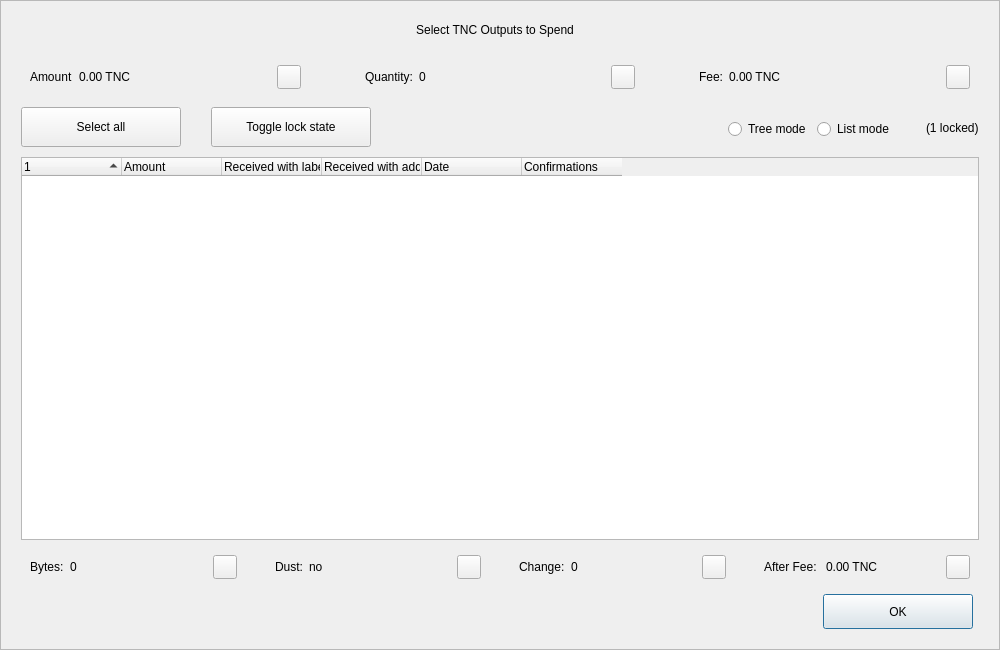
<?xml version="1.0" encoding="UTF-8"?>
<ui version="4.0">
 <class>CoinControlDialog</class>
 <widget class="QDialog" name="CoinControlDialog">
  <property name="geometry">
   <rect>
    <x>0</x>
    <y>0</y>
    <width>1000</width>
    <height>650</height>
   </rect>
  </property>
  <property name="minimumSize">
   <size>
    <width>950</width>
    <height>650</height>
   </size>
  </property>
  <property name="windowTitle">
   <string>Coin Selection</string>
  </property>
  <property name="styleSheet">
   <string notr="true"/>
  </property>
  <layout class="QVBoxLayout" name="verticalLayout">
   <property name="spacing">
    <number>0</number>
   </property>
   <property name="leftMargin">
    <number>0</number>
   </property>
   <property name="topMargin">
    <number>0</number>
   </property>
   <property name="rightMargin">
    <number>0</number>
   </property>
   <property name="bottomMargin">
    <number>0</number>
   </property>
   <item>
    <widget class="QFrame" name="frameContainer">
     <property name="toolTipDuration">
      <number>0</number>
     </property>
     <property name="frameShape">
      <enum>QFrame::StyledPanel</enum>
     </property>
     <property name="frameShadow">
      <enum>QFrame::Raised</enum>
     </property>
     <layout class="QVBoxLayout" name="verticalLayout_2">
      <property name="leftMargin">
       <number>0</number>
      </property>
      <property name="rightMargin">
       <number>0</number>
      </property>
      <property name="bottomMargin">
       <number>20</number>
      </property>
      <item>
       <layout class="QHBoxLayout" name="horizontalLayout_12">
        <property name="spacing">
         <number>0</number>
        </property>
        <property name="leftMargin">
         <number>20</number>
        </property>
        <property name="rightMargin">
         <number>30</number>
        </property>
        <item>
         <spacer name="horizontalSpacer_4">
          <property name="orientation">
           <enum>Qt::Horizontal</enum>
          </property>
          <property name="sizeHint" stdset="0">
           <size>
            <width>40</width>
            <height>20</height>
           </size>
          </property>
         </spacer>
        </item>
        <item>
         <widget class="QLabel" name="labelTitle">
          <property name="minimumSize">
           <size>
            <width>0</width>
            <height>40</height>
           </size>
          </property>
          <property name="maximumSize">
           <size>
            <width>16777215</width>
            <height>40</height>
           </size>
          </property>
          <property name="text">
           <string>Select TNC Outputs to Spend</string>
          </property>
          <property name="alignment">
           <set>Qt::AlignCenter</set>
          </property>
          <property name="margin">
           <number>7</number>
          </property>
         </widget>
        </item>
        <item>
         <spacer name="horizontalSpacer_5">
          <property name="orientation">
           <enum>Qt::Horizontal</enum>
          </property>
          <property name="sizeHint" stdset="0">
           <size>
            <width>40</width>
            <height>20</height>
           </size>
          </property>
         </spacer>
        </item>
       </layout>
      </item>
      <item>
       <layout class="QHBoxLayout" name="horizontalLayout_8">
        <property name="leftMargin">
         <number>20</number>
        </property>
        <property name="rightMargin">
         <number>20</number>
        </property>
        <item>
         <widget class="QWidget" name="layoutAmount" native="true">
          <layout class="QHBoxLayout" name="horizontalLayout_9" stretch="0,1,0">
           <item>
            <widget class="QLabel" name="labelCoinControlAmountText">
             <property name="text">
              <string>Amount</string>
             </property>
            </widget>
           </item>
           <item>
            <widget class="QLabel" name="labelCoinControlAmount">
             <property name="text">
              <string>0.00 TNC</string>
             </property>
            </widget>
           </item>
           <item alignment="Qt::AlignHCenter|Qt::AlignVCenter">
            <widget class="QPushButton" name="pushButtonAmount">
             <property name="minimumSize">
              <size>
               <width>0</width>
               <height>24</height>
              </size>
             </property>
             <property name="maximumSize">
              <size>
               <width>24</width>
               <height>26</height>
              </size>
             </property>
             <property name="focusPolicy">
              <enum>Qt::NoFocus</enum>
             </property>
             <property name="styleSheet">
              <string notr="true">padding-bottom:2px;
padding-right:4px;</string>
             </property>
             <property name="text">
              <string/>
             </property>
            </widget>
           </item>
          </layout>
         </widget>
        </item>
        <item>
         <spacer name="horizontalSpacer_2">
          <property name="orientation">
           <enum>Qt::Horizontal</enum>
          </property>
          <property name="sizeType">
           <enum>QSizePolicy::Fixed</enum>
          </property>
          <property name="sizeHint" stdset="0">
           <size>
            <width>40</width>
            <height>20</height>
           </size>
          </property>
         </spacer>
        </item>
        <item>
         <widget class="QWidget" name="layoutQuantity" native="true">
          <layout class="QHBoxLayout" name="horizontalLayout_10" stretch="0,1,0">
           <item>
            <widget class="QLabel" name="labelCoinControlQuantityText">
             <property name="text">
              <string>Quantity:</string>
             </property>
            </widget>
           </item>
           <item>
            <widget class="QLabel" name="labelCoinControlQuantity">
             <property name="text">
              <string>0</string>
             </property>
            </widget>
           </item>
           <item alignment="Qt::AlignHCenter|Qt::AlignVCenter">
            <widget class="QPushButton" name="pushButtonQuantity">
             <property name="minimumSize">
              <size>
               <width>0</width>
               <height>24</height>
              </size>
             </property>
             <property name="maximumSize">
              <size>
               <width>24</width>
               <height>26</height>
              </size>
             </property>
             <property name="focusPolicy">
              <enum>Qt::NoFocus</enum>
             </property>
             <property name="styleSheet">
              <string notr="true">padding-bottom:2px;
               padding-right:4px;</string>
             </property>
             <property name="text">
              <string/>
             </property>
            </widget>
           </item>
          </layout>
         </widget>
        </item>
        <item>
         <spacer name="horizontalSpacer_22">
          <property name="orientation">
           <enum>Qt::Horizontal</enum>
          </property>
          <property name="sizeType">
           <enum>QSizePolicy::Fixed</enum>
          </property>
          <property name="sizeHint" stdset="0">
           <size>
            <width>40</width>
            <height>20</height>
           </size>
          </property>
         </spacer>
        </item>
        <item>
         <widget class="QWidget" name="layoutFee" native="true">
          <layout class="QHBoxLayout" name="horizontalLayout_11" stretch="0,1,0">
           <item>
            <widget class="QLabel" name="labelCoinControlFeeText">
             <property name="text">
              <string>Fee:</string>
             </property>
            </widget>
           </item>
           <item>
            <widget class="QLabel" name="labelCoinControlFee">
             <property name="text">
              <string>0.00 TNC</string>
             </property>
            </widget>
           </item>
           <item alignment="Qt::AlignHCenter|Qt::AlignVCenter">
            <widget class="QPushButton" name="pushButtonFee">
             <property name="minimumSize">
              <size>
               <width>0</width>
               <height>24</height>
              </size>
             </property>
             <property name="maximumSize">
              <size>
               <width>24</width>
               <height>26</height>
              </size>
             </property>
             <property name="focusPolicy">
              <enum>Qt::NoFocus</enum>
             </property>
             <property name="styleSheet">
              <string notr="true">padding-bottom:2px;
               padding-right:4px;</string>
             </property>
             <property name="text">
              <string/>
             </property>
            </widget>
           </item>
          </layout>
         </widget>
        </item>
       </layout>
      </item>
      <item>
       <widget class="QFrame" name="frame">
        <property name="minimumSize">
         <size>
          <width>0</width>
          <height>40</height>
         </size>
        </property>
        <property name="styleSheet">
         <string notr="true">#frame {
	border:0;
}</string>
        </property>
        <property name="frameShape">
         <enum>QFrame::StyledPanel</enum>
        </property>
        <property name="frameShadow">
         <enum>QFrame::Sunken</enum>
        </property>
        <layout class="QHBoxLayout" name="horizontalLayout">
         <property name="spacing">
          <number>0</number>
         </property>
         <property name="leftMargin">
          <number>20</number>
         </property>
         <property name="topMargin">
          <number>0</number>
         </property>
         <property name="rightMargin">
          <number>20</number>
         </property>
         <property name="bottomMargin">
          <number>0</number>
         </property>
         <item>
          <layout class="QHBoxLayout" name="horizontalLayoutPanel" stretch="0,0,0,0,0,0">
           <property name="spacing">
            <number>20</number>
           </property>
           <item>
            <widget class="QPushButton" name="pushButtonSelectAll">
             <property name="sizePolicy">
              <sizepolicy hsizetype="Maximum" vsizetype="Fixed">
               <horstretch>0</horstretch>
               <verstretch>0</verstretch>
              </sizepolicy>
             </property>
             <property name="minimumSize">
              <size>
               <width>160</width>
               <height>40</height>
              </size>
             </property>
             <property name="maximumSize">
              <size>
               <width>16777215</width>
               <height>40</height>
              </size>
             </property>
             <property name="text">
              <string>Select all</string>
             </property>
             <property name="checkable">
              <bool>true</bool>
             </property>
             <property name="checked">
              <bool>false</bool>
             </property>
             <property name="autoExclusive">
              <bool>false</bool>
             </property>
             <property name="autoDefault">
              <bool>false</bool>
             </property>
            </widget>
           </item>
           <item>
            <spacer name="horizontalSpacer_6">
             <property name="orientation">
              <enum>Qt::Horizontal</enum>
             </property>
             <property name="sizeType">
              <enum>QSizePolicy::Fixed</enum>
             </property>
             <property name="sizeHint" stdset="0">
              <size>
               <width>10</width>
               <height>20</height>
              </size>
             </property>
            </spacer>
           </item>
           <item>
            <widget class="QPushButton" name="pushButtonToggleLock">
             <property name="sizePolicy">
              <sizepolicy hsizetype="Maximum" vsizetype="Fixed">
               <horstretch>0</horstretch>
               <verstretch>0</verstretch>
              </sizepolicy>
             </property>
             <property name="minimumSize">
              <size>
               <width>160</width>
               <height>40</height>
              </size>
             </property>
             <property name="maximumSize">
              <size>
               <width>16777215</width>
               <height>40</height>
              </size>
             </property>
             <property name="text">
              <string>Toggle lock state</string>
             </property>
             <property name="checkable">
              <bool>true</bool>
             </property>
             <property name="autoExclusive">
              <bool>false</bool>
             </property>
             <property name="autoDefault">
              <bool>false</bool>
             </property>
            </widget>
           </item>
           <item>
            <spacer name="horizontalSpacer_7">
             <property name="orientation">
              <enum>Qt::Horizontal</enum>
             </property>
             <property name="sizeType">
              <enum>QSizePolicy::Expanding</enum>
             </property>
             <property name="sizeHint" stdset="0">
              <size>
               <width>30</width>
               <height>20</height>
              </size>
             </property>
            </spacer>
           </item>
           <item alignment="Qt::AlignRight">
            <widget class="QGroupBox" name="groupBox_2">
             <property name="styleSheet">
              <string notr="true">#groupBox_2 {
    background-color:transparent;
    border-radius:0;
}</string>
             </property>
             <property name="title">
              <string/>
             </property>
             <layout class="QHBoxLayout" name="horizontalLayout_14">
              <item>
               <widget class="QRadioButton" name="radioTreeMode">
                <property name="sizePolicy">
                 <sizepolicy hsizetype="Maximum" vsizetype="Fixed">
                  <horstretch>0</horstretch>
                  <verstretch>0</verstretch>
                 </sizepolicy>
                </property>
                <property name="text">
                 <string>Tree mode</string>
                </property>
               </widget>
              </item>
              <item>
               <widget class="QRadioButton" name="radioListMode">
                <property name="sizePolicy">
                 <sizepolicy hsizetype="Maximum" vsizetype="Fixed">
                  <horstretch>0</horstretch>
                  <verstretch>0</verstretch>
                 </sizepolicy>
                </property>
                <property name="text">
                 <string>List mode</string>
                </property>
                <property name="checked">
                 <bool>false</bool>
                </property>
               </widget>
              </item>
             </layout>
            </widget>
           </item>
           <item>
            <widget class="QLabel" name="labelLocked">
             <property name="text">
              <string>(1 locked)</string>
             </property>
            </widget>
           </item>
          </layout>
         </item>
        </layout>
       </widget>
      </item>
      <item>
       <layout class="QHBoxLayout" name="horizontalLayout_13">
        <property name="leftMargin">
         <number>20</number>
        </property>
        <property name="rightMargin">
         <number>20</number>
        </property>
        <item>
         <widget class="CoinControlTreeWidget" name="treeWidget">
          <property name="contextMenuPolicy">
           <enum>Qt::CustomContextMenu</enum>
          </property>
          <property name="styleSheet">
           <string notr="true"/>
          </property>
          <property name="sortingEnabled">
           <bool>false</bool>
          </property>
          <property name="columnCount">
           <number>6</number>
          </property>
          <attribute name="headerShowSortIndicator" stdset="0">
           <bool>true</bool>
          </attribute>
          <attribute name="headerStretchLastSection">
           <bool>false</bool>
          </attribute>
          <column>
           <property name="text">
            <string/>
           </property>
          </column>
          <column>
           <property name="text">
            <string>Amount</string>
           </property>
          </column>
          <column>
           <property name="text">
            <string>Received with label</string>
           </property>
          </column>
          <column>
           <property name="text">
            <string>Received with address</string>
           </property>
          </column>
          <column>
           <property name="text">
            <string>Date</string>
           </property>
          </column>
          <column>
           <property name="text">
            <string>Confirmations</string>
           </property>
           <property name="toolTip">
            <string>Confirmed</string>
           </property>
          </column>
         </widget>
        </item>
       </layout>
      </item>
      <item>
       <layout class="QHBoxLayout" name="horizontalLayout_3">
        <property name="spacing">
         <number>20</number>
        </property>
        <property name="leftMargin">
         <number>20</number>
        </property>
        <property name="rightMargin">
         <number>20</number>
        </property>
        <item>
         <widget class="QWidget" name="layoutBytes" native="true">
          <layout class="QHBoxLayout" name="horizontalLayout_4" stretch="0,1,0">
           <item>
            <widget class="QLabel" name="labelCoinControlBytesText">
             <property name="text">
              <string>Bytes:</string>
             </property>
            </widget>
           </item>
           <item>
            <widget class="QLabel" name="labelCoinControlBytes">
             <property name="text">
              <string>0</string>
             </property>
            </widget>
           </item>
           <item alignment="Qt::AlignHCenter|Qt::AlignVCenter">
            <widget class="QPushButton" name="pushButtonBytes">
             <property name="minimumSize">
              <size>
               <width>0</width>
               <height>24</height>
              </size>
             </property>
             <property name="maximumSize">
              <size>
               <width>24</width>
               <height>26</height>
              </size>
             </property>
             <property name="focusPolicy">
              <enum>Qt::NoFocus</enum>
             </property>
             <property name="styleSheet">
              <string notr="true">padding-bottom:2px;
               padding-right:4px;</string>
             </property>
             <property name="text">
              <string/>
             </property>
            </widget>
           </item>
          </layout>
         </widget>
        </item>
        <item>
         <widget class="QWidget" name="layoutDust" native="true">
          <layout class="QHBoxLayout" name="horizontalLayout_5" stretch="0,1,0">
           <item>
            <widget class="QLabel" name="labelCoinControlLowOutputText">
             <property name="text">
              <string>Dust:</string>
             </property>
            </widget>
           </item>
           <item>
            <widget class="QLabel" name="labelCoinControlLowOutput">
             <property name="text">
              <string>no</string>
             </property>
            </widget>
           </item>
           <item alignment="Qt::AlignHCenter|Qt::AlignVCenter">
            <widget class="QPushButton" name="pushButtonDust">
             <property name="minimumSize">
              <size>
               <width>0</width>
               <height>24</height>
              </size>
             </property>
             <property name="maximumSize">
              <size>
               <width>24</width>
               <height>26</height>
              </size>
             </property>
             <property name="focusPolicy">
              <enum>Qt::NoFocus</enum>
             </property>
             <property name="styleSheet">
              <string notr="true">padding-bottom:2px;
               padding-right:4px;</string>
             </property>
             <property name="text">
              <string/>
             </property>
            </widget>
           </item>
          </layout>
         </widget>
        </item>
        <item>
         <widget class="QWidget" name="layoutChange" native="true">
          <layout class="QHBoxLayout" name="horizontalLayout_6" stretch="0,1,0">
           <item>
            <widget class="QLabel" name="labelCoinControlChangeText">
             <property name="text">
              <string>Change:</string>
             </property>
            </widget>
           </item>
           <item>
            <widget class="QLabel" name="labelCoinControlChange">
             <property name="text">
              <string>0</string>
             </property>
            </widget>
           </item>
           <item alignment="Qt::AlignHCenter|Qt::AlignVCenter">
            <widget class="QPushButton" name="pushButtonChange">
             <property name="minimumSize">
              <size>
               <width>0</width>
               <height>24</height>
              </size>
             </property>
             <property name="maximumSize">
              <size>
               <width>24</width>
               <height>26</height>
              </size>
             </property>
             <property name="focusPolicy">
              <enum>Qt::NoFocus</enum>
             </property>
             <property name="styleSheet">
              <string notr="true">padding-bottom:2px;
               padding-right:4px;</string>
             </property>
             <property name="text">
              <string/>
             </property>
            </widget>
           </item>
          </layout>
         </widget>
        </item>
        <item>
         <widget class="QWidget" name="layoutAfter" native="true">
          <layout class="QHBoxLayout" name="horizontalLayout_7" stretch="0,1,0">
           <item>
            <widget class="QLabel" name="labelCoinControlAfterFeeText">
             <property name="text">
              <string>After Fee: </string>
             </property>
            </widget>
           </item>
           <item>
            <widget class="QLabel" name="labelCoinControlAfterFee">
             <property name="text">
              <string>0.00 TNC</string>
             </property>
            </widget>
           </item>
           <item alignment="Qt::AlignHCenter|Qt::AlignVCenter">
            <widget class="QPushButton" name="pushButtonAlterFee">
             <property name="minimumSize">
              <size>
               <width>0</width>
               <height>24</height>
              </size>
             </property>
             <property name="maximumSize">
              <size>
               <width>24</width>
               <height>26</height>
              </size>
             </property>
             <property name="focusPolicy">
              <enum>Qt::NoFocus</enum>
             </property>
             <property name="styleSheet">
              <string notr="true">padding-bottom:2px;
               padding-right:4px;</string>
             </property>
             <property name="text">
              <string/>
             </property>
            </widget>
           </item>
          </layout>
         </widget>
        </item>
       </layout>
      </item>
      <item>
       <layout class="QHBoxLayout" name="horizontalLayout_2">
        <property name="spacing">
         <number>0</number>
        </property>
        <property name="leftMargin">
         <number>20</number>
        </property>
        <property name="rightMargin">
         <number>26</number>
        </property>
        <item>
         <spacer name="horizontalSpacer_3">
          <property name="orientation">
           <enum>Qt::Horizontal</enum>
          </property>
          <property name="sizeHint" stdset="0">
           <size>
            <width>558</width>
            <height>20</height>
           </size>
          </property>
         </spacer>
        </item>
        <item>
         <widget class="QPushButton" name="pushButtonOk">
          <property name="minimumSize">
           <size>
            <width>150</width>
            <height>35</height>
           </size>
          </property>
          <property name="text">
           <string>OK</string>
          </property>
         </widget>
        </item>
       </layout>
      </item>
     </layout>
    </widget>
   </item>
  </layout>
 </widget>
 <customwidgets>
  <customwidget>
   <class>CoinControlTreeWidget</class>
   <extends>QTreeWidget</extends>
   <header>coincontroltreewidget.h</header>
  </customwidget>
 </customwidgets>
 <resources/>
 <connections/>
</ui>
